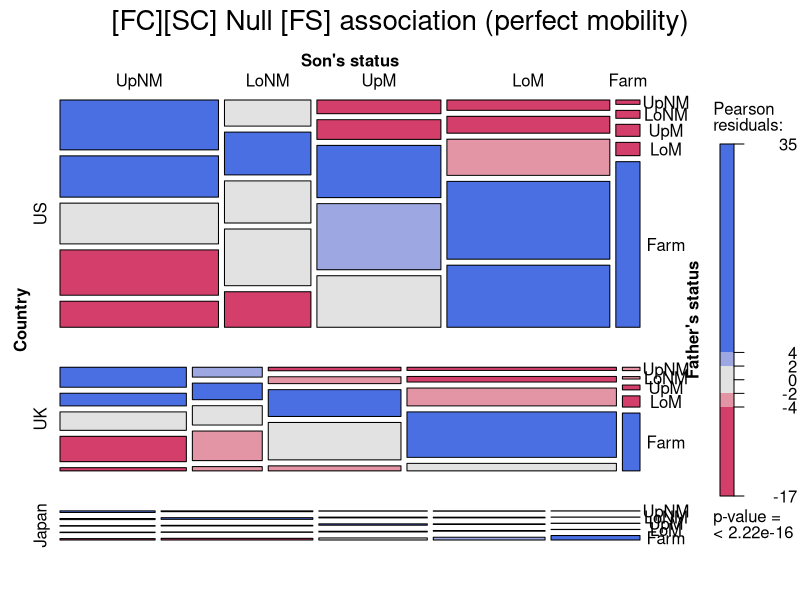
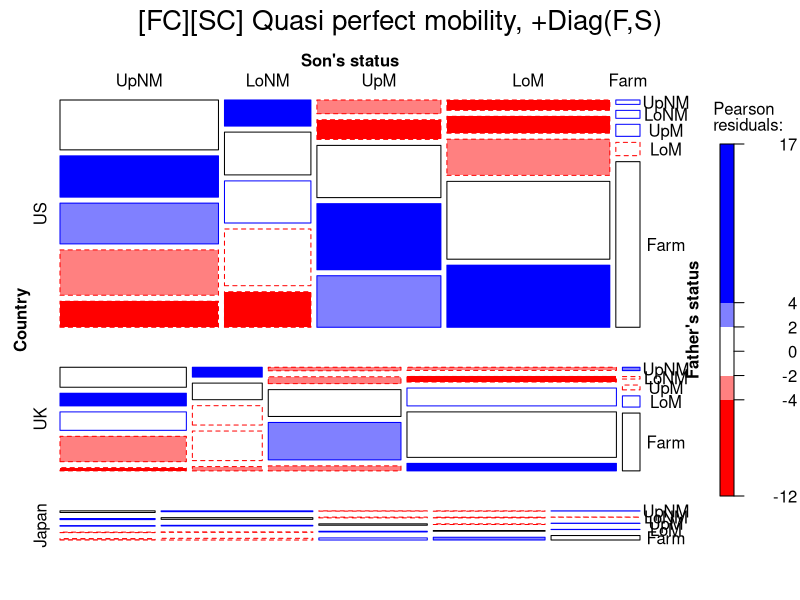
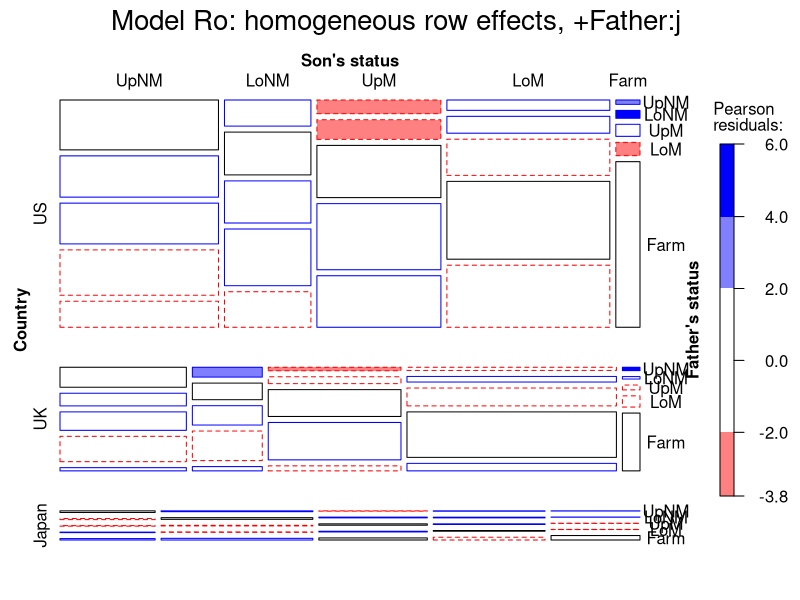
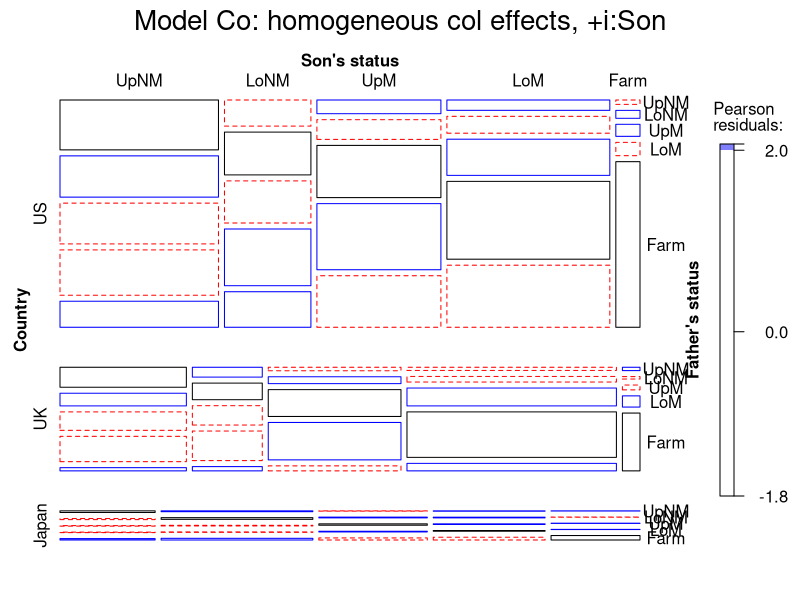
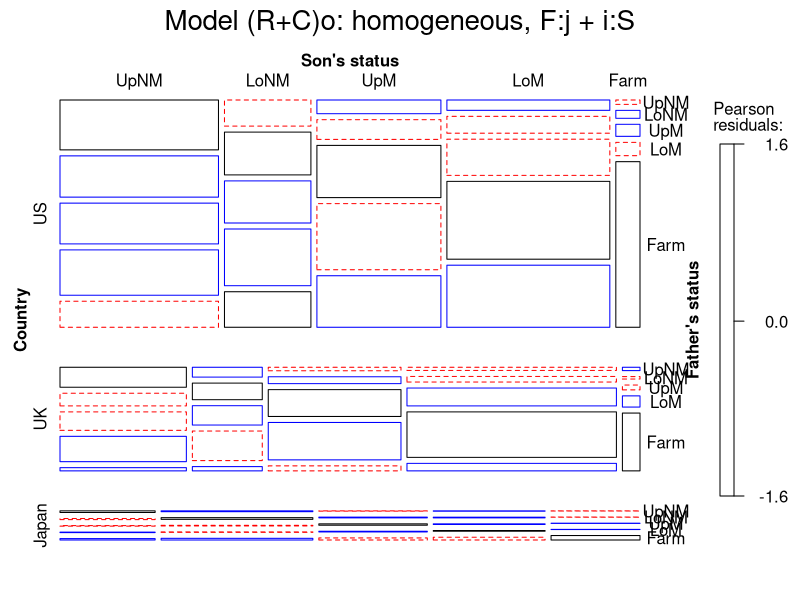
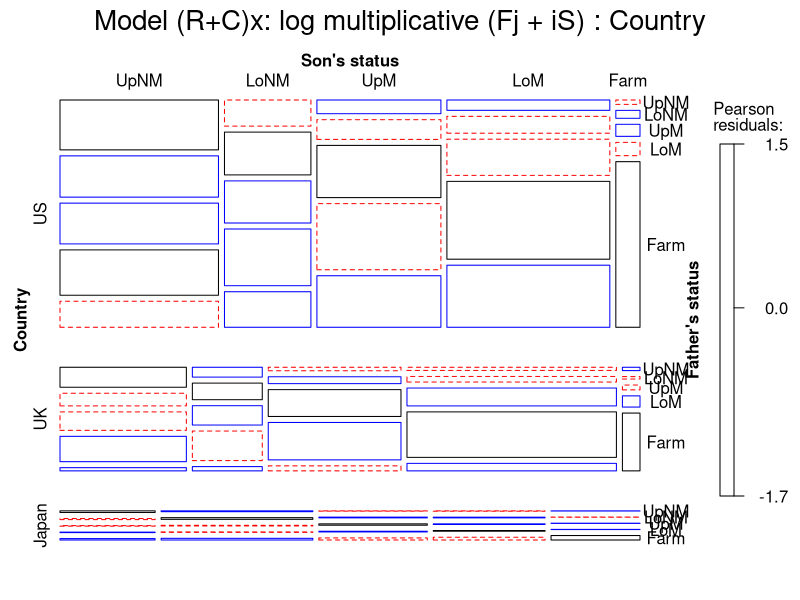
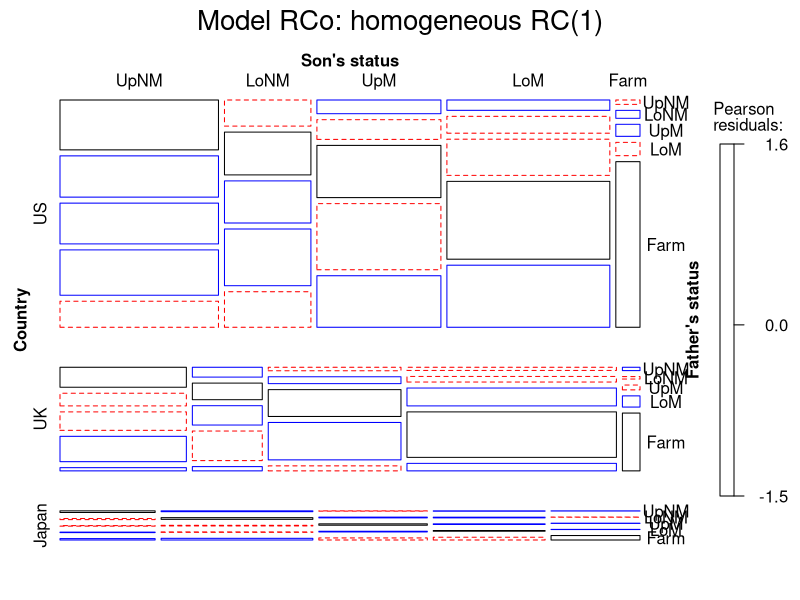
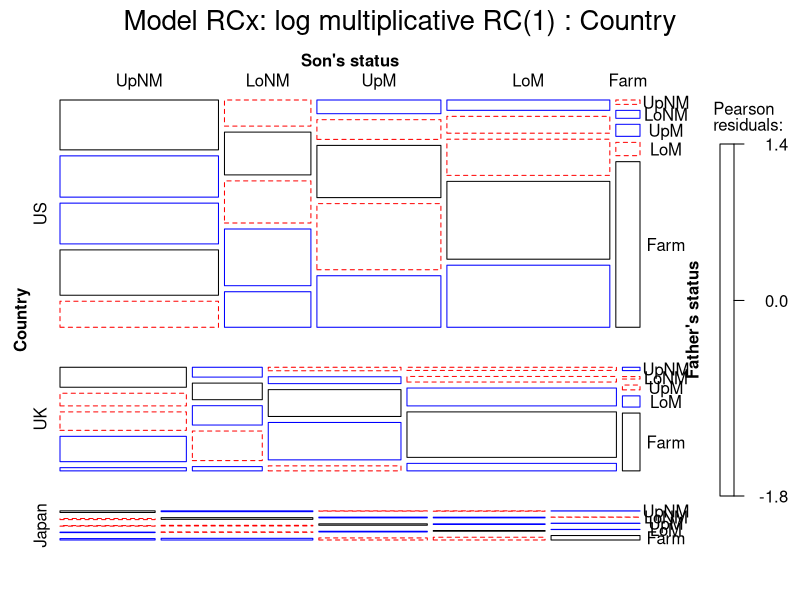

Here is the R script that generated these plots, in order:
## Models for Yamaguchi (1987) data on social mobility in US, UK and Japan, following Xie (1992)
## These models reproduce the results in Table 1, appplied to the off-diagonal cells

library(gnm)
library(vcdExtra)

data(Yamaguchi87)
# create table form
Yama.tab <- xtabs(Freq ~ Father + Son + Country, data=Yamaguchi87)

# define labeling_args for convenient reuse in 3-way displays
largs <- list(rot_labels=c(right=0), offset_varnames = c(right = 0.6), offset_labels = c(right = 0.2),
		set_varnames = c(Father="Father's status", Son="Son's status") 
)

# no association between F and S given country ('perfect mobility')
# asserts same associations for all countries

yamaNull <- gnm(Freq ~ (Father + Son) * Country, data=Yamaguchi87, family=poisson)
summarise(yamaNull)
mosaic(yamaNull, ~Country + Son + Father, condvars="Country", 
		labeling_args=largs,
		main="[FC][SC] Null [FS] association (perfect mobility)")

## same, with data in xtabs form
#yamaNull <- gnm(Freq ~ (Father + Son) * Country, data=Yama.tab, family=poisson)
#summarise(yamaNull)
#mosaic(yamaNull, ~Country + Son + Father, condvars="Country", 
#	labeling_args=largs,
#	main="[FC][SC] Null [FS] association (perfect mobility)")

# ignore diagonal cells, overall
#yamaDiag0 <- gnm(Freq ~ (Father + Son) * Country + Diag(Father, Son), data=Yama.tab, family=poisson)
#summarise(yamaDiag0)
# same, using update()
yamaDiag0 <- update(yamaNull, ~ . + Diag(Father, Son))
summarise(yamaDiag0)

# ignore diagonal cells in each Country [Model NA in Xie(1992), Table 1]
yamaDiag <- update(yamaNull, ~ . + Diag(Father, Son):Country)
summarise(yamaDiag)
mosaic(yamaDiag, ~Country + Son + Father, condvars="Country", 
		labeling_args=largs, gp=shading_Friendly,
		main="[FC][SC] Quasi perfect mobility, +Diag(F,S)")


# fit models using integer scores for rows/cols 
Rscore <- as.numeric(Yamaguchi87$Father)
Cscore <- as.numeric(Yamaguchi87$Son)

# cross-nationally homogeneous row effect associations (Xie, model R_o)
yamaRo <- update(yamaDiag, ~ . + Father:Cscore)
summarise(yamaRo)
mosaic(yamaRo, ~Country + Son + Father, condvars="Country", 
		labeling_args=largs, gp=shading_Friendly,
		main="Model Ro: homogeneous row effects, +Father:j ")

# cross-nationally log multiplicative row effect associations (Xie, model R_x)
yamaRx <- update(yamaDiag, ~ . + Mult(Father:Cscore, Exp(Country)))
summarise(yamaRx)

# cross-nationally homogeneous col effect associations (Xie, model C_o)
yamaCo <- update(yamaDiag, ~ . + Rscore:Son)
summarise(yamaCo)
mosaic(yamaCo, ~Country + Son + Father, condvars="Country", 
		labeling_args=largs, gp=shading_Friendly,
		main="Model Co: homogeneous col effects, +i:Son")


# cross-nationally log multiplicative col effect associations (Xie, model C_x)
yamaCx <- update(yamaDiag, ~ . + Mult(Rscore:Son, Exp(Country)))
summarise(yamaCx)

# cross-nationally homogeneous row + col effect associations I (Xie, model (R+C)_o)
yamaRpCo <- update(yamaDiag, ~ . + Father:Cscore + Rscore:Son)
summarise(yamaRpCo)
mosaic(yamaRpCo, ~Country + Son + Father, condvars="Country", 
		labeling_args=largs, gp=shading_Friendly,
		main="Model (R+C)o: homogeneous, F:j + i:S")

# cross-nationally log multiplicative row + col effect associations I (Xie, model (R+C)_x)
yamaRpCx <- update(yamaDiag, ~ . + Mult(Father:Cscore + Rscore:Son, Exp(Country)))
summarise(yamaRpCx)
mosaic(yamaRpCx, ~Country + Son + Father, condvars="Country", 
		labeling_args=largs, gp=shading_Friendly,
		main="Model (R+C)x: log multiplicative (Fj + iS) : Country")

# cross-nationally homogeneous row and col effect associations II (Xie, model RC_o)
yamaRCo <- update(yamaDiag, ~ . + Mult(Father,Son))
summarise(yamaRCo)
mosaic(yamaRCo, ~Country + Son + Father, condvars="Country", 
		labeling_args=largs, gp=shading_Friendly,
		main="Model RCo: homogeneous RC(1)")

# cross-nationally log multiplicative row and col effect associations II (Xie, model RC_x)
yamaRCx <- update(yamaDiag, ~ . + Mult(Father,Son, Exp(Country)))
summarise(yamaRCx)
mosaic(yamaRCx, ~Country + Son + Father, condvars="Country", 
		labeling_args=largs, gp=shading_Friendly,
		main="Model RCx: log multiplicative RC(1) : Country")

# cross-nationally homogeneous full two-way RxC association (Xie, model FI_o)
yamaFIo <- update(yamaDiag, ~ . + Father:Son)
summarise(yamaFIo)

# cross-nationally log multiplicative full two-way RxC association (Xie, model FI_x)
yamaFIx <- update(yamaDiag, ~ . + Mult(Father:Son, Exp(Country)))
summarise(yamaFIx)

# compare models
models <- glmlist(yamaNull, yamaDiag, yamaRo, yamaRx, yamaCo, yamaCx, yamaRpCo, yamaRpCx, yamaRCo, yamaRCx, yamaFIo, yamaFIx)
summarise(models)


# extract models sumaries, consider as factorial of RC model by layer model

BIC <- matrix(summarise(models)$BIC[-(1:2)], 5, 2, byrow=TRUE)
dimnames(BIC) <- list("Father-Son model" = c("row eff", "col eff", "row+col", "RC(1)", "R:C"),
		"Country model" = c("homogeneous", "log multiplicative"))
BIC

matplot(BIC, type='b', xlab="Father-Son model", xaxt='n', pch=15:16, cex=1.5, cex.lab=1.5,
		main="Yamaguchi-Xie models: R:C model by Layer model Summary")
axis(side=1, at=1:nrow(BIC), labels=rownames(BIC), cex.axis=1.2)
text(5, BIC[5,], colnames(BIC), pos=2, col=1:2, cex=1.2)
text(5, max(BIC[5,])+10, "Country model", pos=2, cex=1.3)
